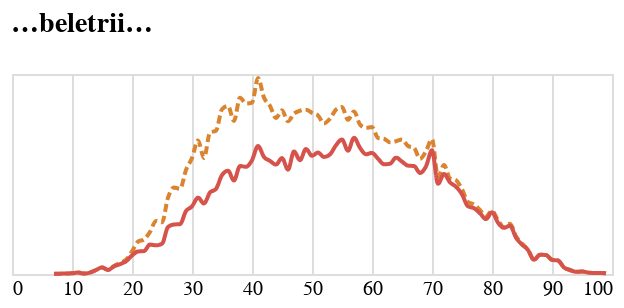

Here is the notebook cell this chart was saved with:
### Code cell
tvar2 = alt.Chart(do_grafu_prozaici.to_pandas(), width=300, height=100, title="…beletrii…").mark_line(interpolate="monotone").encode(
    alt.X('vek:Q').axis(domain=False, tickSize=0, title=None),
    alt.Y('len:Q').stack('zero').axis(None),
    alt.Color('obdobi:N', sort=['2000-2020','1800-1838'], scale=alt.Scale(range=['#D6534B', '#DB842F']), legend=None),
    alt.StrokeDash('obdobi:N', sort=['2000-2020','1800-1838'], legend=None)
)

tvar2

### Figure 1 — Vega-Lite specification as saved in the notebook (floating-point values rounded to 4 significant figures; data arrays with more than 128 entries replaced by an {"elided": "..."} marker saying what was removed)
{"config": {"title": {"font": "Noticia Text", "fontSize": 14, "anchor": "start", "fontWeight": "bolder", "subtitleFont": "Noticia Text", "subtitleLineHeight": 18, "subtitleFontSize": 12, "subtitleFontWeight": "normal", "subtitlePadding": 10, "dy": -12}, "axis": {"labelFont": "Asap", "titleFont": "Asap", "fontWeight": "lighter", "titleFontWeight": "lighter", "labelFontSize": 10, "titleFontSize": 10, "labelPadding": 2, "titlePadding": 10}, "legend": {"labelFont": "Asap", "labelFontWeight": "normal", "titleFont": "Asap", "titleFontWeight": "normal", "labelFontSize": 10, "titleFontSize": 10}}, "data": {"name": "data-6458ed48a10968b9004ff186cb755f2f"}, "mark": {"type": "line", "interpolate": "monotone"}, "encoding": {"color": {"field": "obdobi", "legend": null, "scale": {"range": ["#D6534B", "#DB842F"]}, "sort": ["2000-2020", "1800-1838"], "type": "nominal"}, "strokeDash": {"field": "obdobi", "legend": null, "sort": ["2000-2020", "1800-1838"], "type": "nominal"}, "x": {"axis": {"domain": false, "tickSize": 0, "title": null}, "field": "vek", "type": "quantitative"}, "y": {"axis": null, "field": "len", "stack": "zero", "type": "quantitative"}}, "height": 100, "title": "…beletrii…", "width": 300, "$schema": "https://vega.github.io/schema/vega-lite/v5.8.0.json", "datasets": {"data-6458ed48a10968b9004ff186cb755f2f": {"elided": "163 records"}}}
